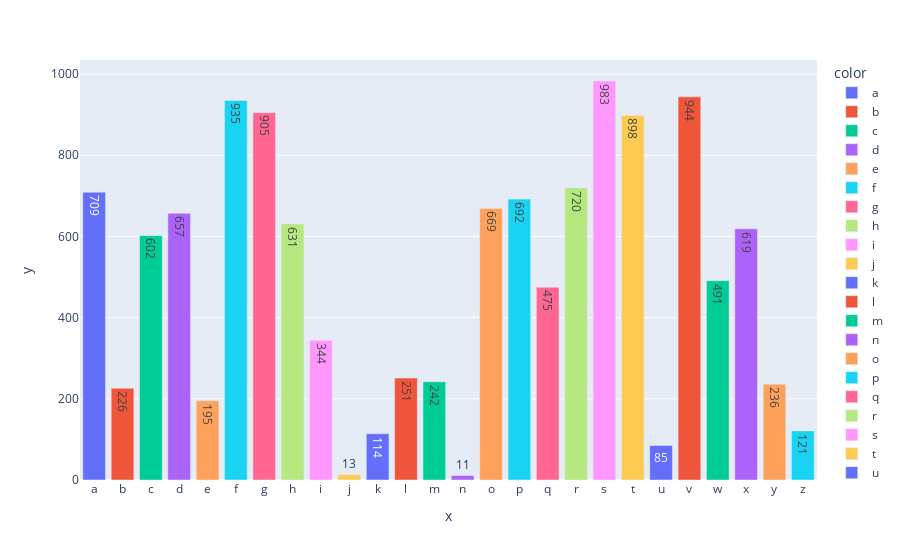

Write notebook code for a chart like this one.
### Code cell
px.bar(x=letras, y=valores, text=valores, color=letras)

### Figure 1 — Plotly figure (JSON) as saved in the notebook; plotly's stock layout.template omitted (floating-point values rounded to 4 significant figures)
{"data": [{"alignmentgroup": "True", "hovertemplate": "color=a<br>x=%{x}<br>y=%{y}<br>text=%{text}<extra></extra>", "legendgroup": "a", "marker": {"color": "#636efa", "pattern": {"shape": ""}}, "name": "a", "offsetgroup": "a", "orientation": "v", "showlegend": true, "text": [709], "textposition": "auto", "type": "bar", "x": ["a"], "xaxis": "x", "y": [709], "yaxis": "y"}, {"alignmentgroup": "True", "hovertemplate": "color=b<br>x=%{x}<br>y=%{y}<br>text=%{text}<extra></extra>", "legendgroup": "b", "marker": {"color": "#EF553B", "pattern": {"shape": ""}}, "name": "b", "offsetgroup": "b", "orientation": "v", "showlegend": true, "text": [226], "textposition": "auto", "type": "bar", "x": ["b"], "xaxis": "x", "y": [226], "yaxis": "y"}, {"alignmentgroup": "True", "hovertemplate": "color=c<br>x=%{x}<br>y=%{y}<br>text=%{text}<extra></extra>", "legendgroup": "c", "marker": {"color": "#00cc96", "pattern": {"shape": ""}}, "name": "c", "offsetgroup": "c", "orientation": "v", "showlegend": true, "text": [602], "textposition": "auto", "type": "bar", "x": ["c"], "xaxis": "x", "y": [602], "yaxis": "y"}, {"alignmentgroup": "True", "hovertemplate": "color=d<br>x=%{x}<br>y=%{y}<br>text=%{text}<extra></extra>", "legendgroup": "d", "marker": {"color": "#ab63fa", "pattern": {"shape": ""}}, "name": "d", "offsetgroup": "d", "orientation": "v", "showlegend": true, "text": [657], "textposition": "auto", "type": "bar", "x": ["d"], "xaxis": "x", "y": [657], "yaxis": "y"}, {"alignmentgroup": "True", "hovertemplate": "color=e<br>x=%{x}<br>y=%{y}<br>text=%{text}<extra></extra>", "legendgroup": "e", "marker": {"color": "#FFA15A", "pattern": {"shape": ""}}, "name": "e", "offsetgroup": "e", "orientation": "v", "showlegend": true, "text": [195], "textposition": "auto", "type": "bar", "x": ["e"], "xaxis": "x", "y": [195], "yaxis": "y"}, {"alignmentgroup": "True", "hovertemplate": "color=f<br>x=%{x}<br>y=%{y}<br>text=%{text}<extra></extra>", "legendgroup": "f", "marker": {"color": "#19d3f3", "pattern": {"shape": ""}}, "name": "f", "offsetgroup": "f", "orientation": "v", "showlegend": true, "text": [935], "textposition": "auto", "type": "bar", "x": ["f"], "xaxis": "x", "y": [935], "yaxis": "y"}, {"alignmentgroup": "True", "hovertemplate": "color=g<br>x=%{x}<br>y=%{y}<br>text=%{text}<extra></extra>", "legendgroup": "g", "marker": {"color": "#FF6692", "pattern": {"shape": ""}}, "name": "g", "offsetgroup": "g", "orientation": "v", "showlegend": true, "text": [905], "textposition": "auto", "type": "bar", "x": ["g"], "xaxis": "x", "y": [905], "yaxis": "y"}, {"alignmentgroup": "True", "hovertemplate": "color=h<br>x=%{x}<br>y=%{y}<br>text=%{text}<extra></extra>", "legendgroup": "h", "marker": {"color": "#B6E880", "pattern": {"shape": ""}}, "name": "h", "offsetgroup": "h", "orientation": "v", "showlegend": true, "text": [631], "textposition": "auto", "type": "bar", "x": ["h"], "xaxis": "x", "y": [631], "yaxis": "y"}, {"alignmentgroup": "True", "hovertemplate": "color=i<br>x=%{x}<br>y=%{y}<br>text=%{text}<extra></extra>", "legendgroup": "i", "marker": {"color": "#FF97FF", "pattern": {"shape": ""}}, "name": "i", "offsetgroup": "i", "orientation": "v", "showlegend": true, "text": [344], "textposition": "auto", "type": "bar", "x": ["i"], "xaxis": "x", "y": [344], "yaxis": "y"}, {"alignmentgroup": "True", "hovertemplate": "color=j<br>x=%{x}<br>y=%{y}<br>text=%{text}<extra></extra>", "legendgroup": "j", "marker": {"color": "#FECB52", "pattern": {"shape": ""}}, "name": "j", "offsetgroup": "j", "orientation": "v", "showlegend": true, "text": [13], "textposition": "auto", "type": "bar", "x": ["j"], "xaxis": "x", "y": [13], "yaxis": "y"}, {"alignmentgroup": "True", "hovertemplate": "color=k<br>x=%{x}<br>y=%{y}<br>text=%{text}<extra></extra>", "legendgroup": "k", "marker": {"color": "#636efa", "pattern": {"shape": ""}}, "name": "k", "offsetgroup": "k", "orientation": "v", "showlegend": true, "text": [114], "textposition": "auto", "type": "bar", "x": ["k"], "xaxis": "x", "y": [114], "yaxis": "y"}, {"alignmentgroup": "True", "hovertemplate": "color=l<br>x=%{x}<br>y=%{y}<br>text=%{text}<extra></extra>", "legendgroup": "l", "marker": {"color": "#EF553B", "pattern": {"shape": ""}}, "name": "l", "offsetgroup": "l", "orientation": "v", "showlegend": true, "text": [251], "textposition": "auto", "type": "bar", "x": ["l"], "xaxis": "x", "y": [251], "yaxis": "y"}, {"alignmentgroup": "True", "hovertemplate": "color=m<br>x=%{x}<br>y=%{y}<br>text=%{text}<extra></extra>", "legendgroup": "m", "marker": {"color": "#00cc96", "pattern": {"shape": ""}}, "name": "m", "offsetgroup": "m", "orientation": "v", "showlegend": true, "text": [242], "textposition": "auto", "type": "bar", "x": ["m"], "xaxis": "x", "y": [242], "yaxis": "y"}, {"alignmentgroup": "True", "hovertemplate": "color=n<br>x=%{x}<br>y=%{y}<br>text=%{text}<extra></extra>", "legendgroup": "n", "marker": {"color": "#ab63fa", "pattern": {"shape": ""}}, "name": "n", "offsetgroup": "n", "orientation": "v", "showlegend": true, "text": [11], "textposition": "auto", "type": "bar", "x": ["n"], "xaxis": "x", "y": [11], "yaxis": "y"}, {"alignmentgroup": "True", "hovertemplate": "color=o<br>x=%{x}<br>y=%{y}<br>text=%{text}<extra></extra>", "legendgroup": "o", "marker": {"color": "#FFA15A", "pattern": {"shape": ""}}, "name": "o", "offsetgroup": "o", "orientation": "v", "showlegend": true, "text": [669], "textposition": "auto", "type": "bar", "x": ["o"], "xaxis": "x", "y": [669], "yaxis": "y"}, {"alignmentgroup": "True", "hovertemplate": "color=p<br>x=%{x}<br>y=%{y}<br>text=%{text}<extra></extra>", "legendgroup": "p", "marker": {"color": "#19d3f3", "pattern": {"shape": ""}}, "name": "p", "offsetgroup": "p", "orientation": "v", "showlegend": true, "text": [692], "textposition": "auto", "type": "bar", "x": ["p"], "xaxis": "x", "y": [692], "yaxis": "y"}, {"alignmentgroup": "True", "hovertemplate": "color=q<br>x=%{x}<br>y=%{y}<br>text=%{text}<extra></extra>", "legendgroup": "q", "marker": {"color": "#FF6692", "pattern": {"shape": ""}}, "name": "q", "offsetgroup": "q", "orientation": "v", "showlegend": true, "text": [475], "textposition": "auto", "type": "bar", "x": ["q"], "xaxis": "x", "y": [475], "yaxis": "y"}, {"alignmentgroup": "True", "hovertemplate": "color=r<br>x=%{x}<br>y=%{y}<br>text=%{text}<extra></extra>", "legendgroup": "r", "marker": {"color": "#B6E880", "pattern": {"shape": ""}}, "name": "r", "offsetgroup": "r", "orientation": "v", "showlegend": true, "text": [720], "textposition": "auto", "type": "bar", "x": ["r"], "xaxis": "x", "y": [720], "yaxis": "y"}, {"alignmentgroup": "True", "hovertemplate": "color=s<br>x=%{x}<br>y=%{y}<br>text=%{text}<extra></extra>", "legendgroup": "s", "marker": {"color": "#FF97FF", "pattern": {"shape": ""}}, "name": "s", "offsetgroup": "s", "orientation": "v", "showlegend": true, "text": [983], "textposition": "auto", "type": "bar", "x": ["s"], "xaxis": "x", "y": [983], "yaxis": "y"}, {"alignmentgroup": "True", "hovertemplate": "color=t<br>x=%{x}<br>y=%{y}<br>text=%{text}<extra></extra>", "legendgroup": "t", "marker": {"color": "#FECB52", "pattern": {"shape": ""}}, "name": "t", "offsetgroup": "t", "orientation": "v", "showlegend": true, "text": [898], "textposition": "auto", "type": "bar", "x": ["t"], "xaxis": "x", "y": [898], "yaxis": "y"}, {"alignmentgroup": "True", "hovertemplate": "color=u<br>x=%{x}<br>y=%{y}<br>text=%{text}<extra></extra>", "legendgroup": "u", "marker": {"color": "#636efa", "pattern": {"shape": ""}}, "name": "u", "offsetgroup": "u", "orientation": "v", "showlegend": true, "text": [85], "textposition": "auto", "type": "bar", "x": ["u"], "xaxis": "x", "y": [85], "yaxis": "y"}, {"alignmentgroup": "True", "hovertemplate": "color=v<br>x=%{x}<br>y=%{y}<br>text=%{text}<extra></extra>", "legendgroup": "v", "marker": {"color": "#EF553B", "pattern": {"shape": ""}}, "name": "v", "offsetgroup": "v", "orientation": "v", "showlegend": true, "text": [944], "textposition": "auto", "type": "bar", "x": ["v"], "xaxis": "x", "y": [944], "yaxis": "y"}, {"alignmentgroup": "True", "hovertemplate": "color=w<br>x=%{x}<br>y=%{y}<br>text=%{text}<extra></extra>", "legendgroup": "w", "marker": {"color": "#00cc96", "pattern": {"shape": ""}}, "name": "w", "offsetgroup": "w", "orientation": "v", "showlegend": true, "text": [491], "textposition": "auto", "type": "bar", "x": ["w"], "xaxis": "x", "y": [491], "yaxis": "y"}, {"alignmentgroup": "True", "hovertemplate": "color=x<br>x=%{x}<br>y=%{y}<br>text=%{text}<extra></extra>", "legendgroup": "x", "marker": {"color": "#ab63fa", "pattern": {"shape": ""}}, "name": "x", "offsetgroup": "x", "orientation": "v", "showlegend": true, "text": [619], "textposition": "auto", "type": "bar", "x": ["x"], "xaxis": "x", "y": [619], "yaxis": "y"}, {"alignmentgroup": "True", "hovertemplate": "color=y<br>x=%{x}<br>y=%{y}<br>text=%{text}<extra></extra>", "legendgroup": "y", "marker": {"color": "#FFA15A", "pattern": {"shape": ""}}, "name": "y", "offsetgroup": "y", "orientation": "v", "showlegend": true, "text": [236], "textposition": "auto", "type": "bar", "x": ["y"], "xaxis": "x", "y": [236], "yaxis": "y"}, {"alignmentgroup": "True", "hovertemplate": "color=z<br>x=%{x}<br>y=%{y}<br>text=%{text}<extra></extra>", "legendgroup": "z", "marker": {"color": "#19d3f3", "pattern": {"shape": ""}}, "name": "z", "offsetgroup": "z", "orientation": "v", "showlegend": true, "text": [121], "textposition": "auto", "type": "bar", "x": ["z"], "xaxis": "x", "y": [121], "yaxis": "y"}], "layout": {"barmode": "relative", "legend": {"title": {"text": "color"}, "tracegroupgap": 0}, "margin": {"t": 60}, "xaxis": {"anchor": "y", "domain": [0, 1], "title": {"text": "x"}}, "yaxis": {"anchor": "x", "domain": [0, 1], "title": {"text": "y"}}}}
